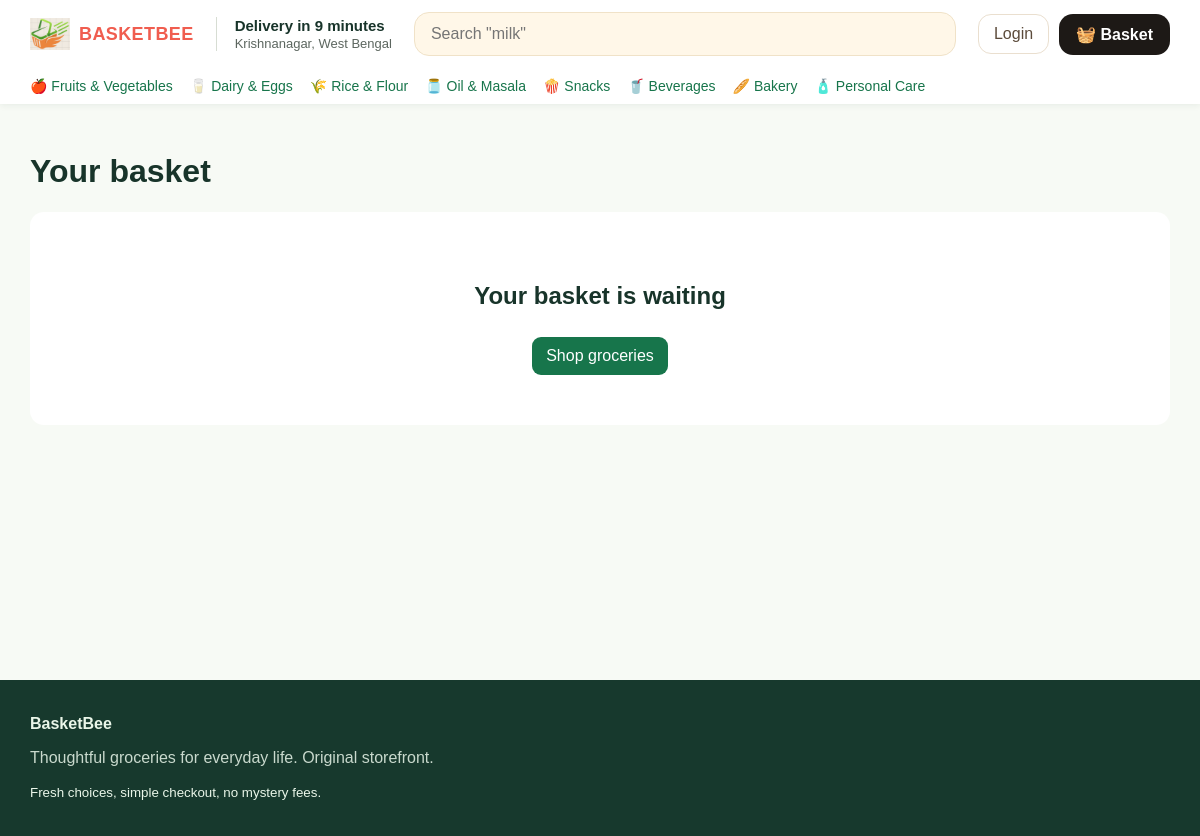
Page /cart/ on the committed database.
### store/models.py (models this page shows, shortened)
class Category(models.Model):
    name = models.CharField(
        max_length=100,
        unique=True
    )
    slug = models.SlugField(
        unique=True,
        blank=True
    )
    icon = models.CharField(
        max_length=12,
        default='🛍️'
    )

### store/views.py (the view)
def cart(request):
    lines, subtotal, saved, delivery = cart_lines(request)
    return render(request, "cart.html", {
        "lines": lines,
        "subtotal": subtotal,
        "saved": saved,
        "delivery": delivery,
        "total": subtotal + delivery,
    })

### store/context_processors.py (called while the page is built)
def site_data(request):
    cart=request.session.get('cart', {})
    return {'nav_categories': __import__('store.models',fromlist=['Category']).Category.objects.all()[:8], 'cart_count':sum(cart.values())}

### store/views.py (called while the page is built, shortened)
def cart_lines(request):
    cart = request.session.get("cart", {})
    lines = []
    subtotal = Decimal("0")
    saved = Decimal("0")
    delivery = (
        DELIVERY_FEE
        if subtotal and subtotal < Decimal("500")
        else Decimal("0")
    )
    return lines, subtotal, saved, delivery

### templates/cart.html
{% extends 'base.html' %}
{% block content %}
<div class="page-head">
    <h1>Your basket</h1>
</div>
{% if lines %}
<div class="two-col">
    <section class="card">
        {% for line in lines %}
        <div class="cart-item">
            <div>
                <h3>{{ line.product.name }}</h3>
                <small>{{ line.product.unit }} · ₹{{ line.product.selling_price }} each</small>
            </div>
            <b>₹{{ line.total }}</b>
            <div class="quantity">
                <form method="post" action="{% url 'update_cart' line.product.id 'minus' %}">
                    {% csrf_token %}
                    <button>−</button>
                </form>
                <span>{{ line.quantity }}</span>
                <form method="post" action="{% url 'update_cart' line.product.id 'plus' %}">
                    {% csrf_token %}
                    <button>+</button>
                </form>
                <form method="post" action="{% url 'update_cart' line.product.id 'remove' %}">
                    {% csrf_token %}
                    <button class="link danger">Remove</button>
                </form>
            </div>
        </div>
        {% endfor %}
    </section>
    <aside class="card summary">
        <h2>Bill details</h2>
        <p>Subtotal <b>₹{{ subtotal }}</b></p>
        <p>Savings <b>−₹{{ saved }}</b></p>
        <p>Delivery <b>₹{{ delivery }}</b></p>
        <hr>
        <h2>Total <b>₹{{ total }}</b></h2>
        <a class="button" href="{% url 'checkout' %}">Checkout</a>
    </aside>
</div>
{% else %}
<div class="empty">
    <h2>Your basket is waiting</h2>
    <a class="button" href="{% url 'products' %}">Shop groceries</a>
</div>
{% endif %}
{% endblock %}

### templates/includes/navbar.html (shortened to what this page needs)
{% load static %}
<header class="site-header">
    <div class="topbar wrap">
        <a class="brand" href="{% url 'home' %}">
            <img
                class="brand-logo"
                src="{% static 'images/logo.png' %}"
                alt="BasketBee Logo"
            >
            <span>BASKETBEE</span>
        </a>
        <div class="delivery">
            <strong>Delivery in 9 minutes</strong>
            <small>Krishnanagar, West Bengal</small>
        </div>
        <form class="top-search" action="{% url 'products' %}">
            <input
    id="searchInput"
    name="q"
    value="{{ request.GET.q }}"
    aria-label="Search groceries"
    placeholder='Search "rice"'
>
        </form>
        <nav class="top-actions">
            {% if user.is_authenticated %}
                <details class="account-menu">
                    <summary class="login-action">
                        Account
                    </summary>
                    <div class="account-dropdown">
                        <strong>My Account</strong>
                        <small>
                            {{ user.username }}
                        </small>
                        <a href="{% url 'profile' %}">
                            My Account
                        </a>
                        <a href="{% url 'orders' %}">
                            My Orders
                        </a>
                        <a href="{% url 'address_add' %}">
                            Saved Addresses
                        </a>
                        <a href="{% url 'profile' %}">
                            Account Privacy
                        </a>
                        <a href="{% url 'logout' %}">
                            Log Out
                        </a>
                    </div>
                </details>
            {% else %}
                <a class="login-action" href="{% url 'login' %}">
                    Login
                </a>
            {% endif %}
            <a class="basket-action" href="{% url 'cart' %}">
                <span>🧺</span>
                Basket
            </a>
        </nav>
    </div>
    <div class="category-nav wrap">
        {% for c in nav_categories %}
            <a href="{% url 'category' c.slug %}">
                {{ c.icon }} {{ c.name }}
            </a>
        {% endfor %}
    </div>
</header>

### static/css/style.css (style rules this page uses)
:root { --green:#17754b; --lime:#dff3a8; --ink:#18342a; --muted:#66766e; --paper:#f7faf5; --line:#dce7dc }
* { box-sizing:border-box }
body { margin:0; font:16px Arial,sans-serif; color:var(--ink); background:var(--paper) }
.wrap { max-width:1180px; margin:auto; padding-left:20px; padding-right:20px }
header { background:white; border-bottom:1px solid var(--line) }
.brand { font-size:25px; font-weight:800; color:var(--green); text-decoration:none }
.brand span { color:#e6a824 }
nav { display:flex; gap:13px; align-items:center }
a { color:var(--green); text-decoration:none }
nav a { white-space:nowrap }
.cart-link,.button { background:var(--green); color:white; padding:10px 14px; border-radius:9px }
.category-nav { display:flex; gap:17px; overflow:auto; padding-top:10px; padding-bottom:10px; white-space:nowrap; font-size:14px }
.section-heading,.page-head { display:flex; justify-content:space-between; align-items:center; gap:15px }
.button { display:inline-block; border:0; margin-top:7px }
.form input,.form select,.form textarea,input,select { padding:10px; border:1px solid #b8c9ba; border-radius:7px; font:inherit; width:100% }
.empty { text-align:center; padding:50px; background:white; border-radius:14px }

### static/css/topbar.css (style rules this page uses)
.site-header { box-shadow:0 1px 7px rgba(24,52,42,.08); border-bottom:0 }
.topbar { min-height:68px; display:flex; align-items:center; gap:22px }
.topbar .brand { display:flex; align-items:center; gap:9px; font-size:18px; letter-spacing:.4px; color:#f05d4f }
.topbar .brand span { color:#f05d4f }
.delivery { padding-left:18px; border-left:1px solid #d7ddd3; display:grid; gap:2px; white-space:nowrap }
.delivery strong { font-size:15px }
.delivery small { font-size:13px; color:#5c665f }
.top-search { flex:1 }
.top-search input { width:100%; background:#fff7e8; border:1px solid #f0e2c8; border-radius:15px; padding:12px 16px; min-width:170px }
.top-actions { display:flex; align-items:center; gap:10px; white-space:nowrap }
.admin-action,.login-action { padding:10px 15px; border:1px solid #eadfcf; border-radius:13px; color:#5c4b3b; background:#fff }
.basket-action { padding:11px 17px; border-radius:14px; background:#1d1916; color:#fff; font-weight:bold }
.brand { display: flex; align-items: center; gap: 10px; text-decoration: none; }
.brand-logo { width: 40px; height: 40px; object-fit: contain; display: block; }
.top-search input { transition: all 0.3s ease; }
.top-search input::placeholder { opacity: 1; transition: opacity 0.2s ease; }

### rows in the picture
Category: icon "🍎", name "Fruits & Vegetables"
Category: icon "🥛", name "Dairy & Eggs"
Category: icon "🌾", name "Rice & Flour"
Category: icon "🫙", name "Oil & Masala"
Category: icon "🍿", name "Snacks"
Category: icon "🥤", name "Beverages"
Category: icon "🥖", name "Bakery"
Category: icon "🧴", name "Personal Care"
